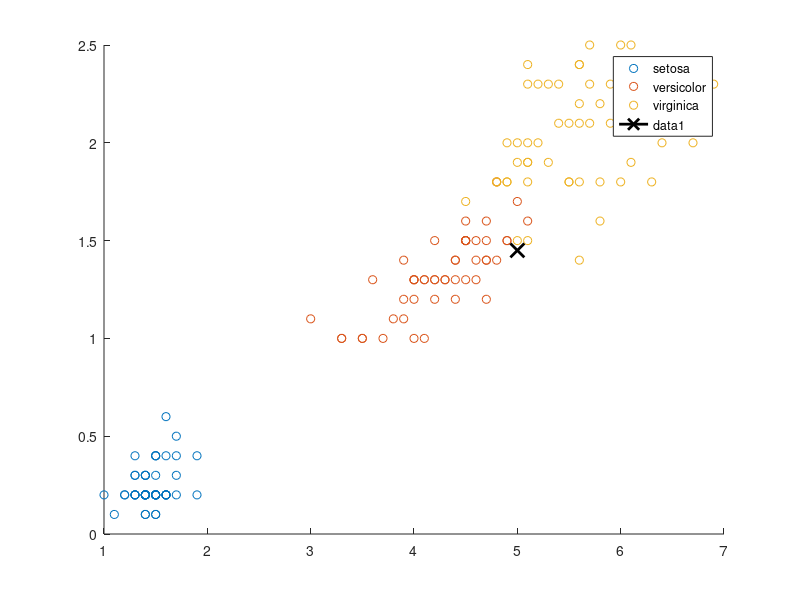

The MATLAB script that drew this image: (Note: this script raises an error after producing the figure.)
clear;clc;close all

%% Classify Query Data
% This example shows how to classify query data by:
% # Growing a _K_ d-tree
% # Conducting a _k_ nearest neighbors search using the grown tree.
% # Assigning each query point the class with the highest representation
% among their respective nearest neighbors.

%%
% Classify a new point based on the last two columns of the Fisher iris
% data. Using only the last two columns makes it easier to plot.
load fisheriris
x = meas(:,3:4);
gscatter(x(:,1),x(:,2),species)
legend('Location','best')

%%
% Plot the new point.
newpoint = [5 1.45];
line(newpoint(1),newpoint(2),'marker','x','color','k',...
   'markersize',10,'linewidth',2)
%%
% Prepare a _K_ d-tree neighbor searcher model.
Mdl = KDTreeSearcher(x)
%%
% |Mdl| is a |KDTreeSearcher| model.  By default, the distance metric it
% uses to search for neighbors is Euclidean distance.
%%
% Find the 10 sample points closest to the new point.
[n,d] = knnsearch(Mdl,newpoint,'k',10);
line(x(n,1),x(n,2),'color',[.5 .5 .5],'marker','o',...
    'linestyle','none','markersize',10)
%%
% It appears that |knnsearch| has found only the nearest eight neighbors.
% In fact, this particular dataset contains duplicate values.
x(n,:)
%%
% Make the axes equal so the calculated distances correspond to the
% apparent distances on the plot axis equal and zoom in to see the
% neighbors better.
xlim([4.5 5.5]);ylim([1 2]);axis square

%%
% Find the species of the 10 neighbors.
tabulate(species(n))
%%
% Using a rule based on the majority vote of the 10 nearest neighbors, you
% can classify this new point as a versicolor.
%%
% Visually identify the neighbors by drawing a circle around the group of
% them. 
% Define the center and diameter of a circle, based on the location
% of the new point.
ctr = newpoint - d(end);
diameter = 2*d(end);
% Draw a circle around the 10 nearest neighbors.
h = rectangle('position',[ctr,diameter,diameter],...
   'curvature',[1 1]);
h.LineStyle = ':';

grid on
set(gca,'TickDir','out'); set(gca,'LineWidth',2);set(gca,'FontSize',16); 
print('-depsc2','NearestNeighbors.eps');% save to an eps file